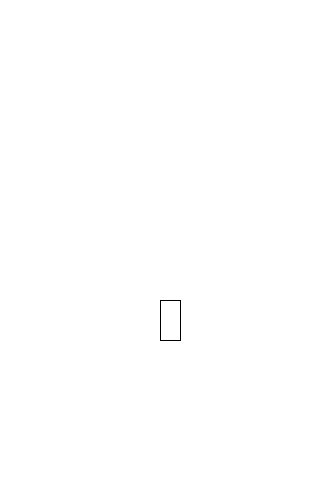
Frame 1 (no input)
Frame 60 (the mouse pressed at the canvas centre just before this capture): identical to frame 1, image omitted
Frame 120 (the mouse held since frame 60 and released just before this capture): identical to frame 1, image omitted

The Processing sketch that drew this single still picture (run headless with seeded random() and noise(); from frame 60 on, the mouse is pressed at the canvas centre):

// Processing sketch: space_inventors
// ── space_inventors.pde
void setup(){
  size(320,480);
}
float pBullet = 300;
float playerX = 160;
float bullitX = 160;
void draw(){
  background(255);
  rect(playerX+5,pBullet,10,20);
  rect(playerX,300,20,40);
  if (keyPressed){
   if (key == 'A' || key == 'a'){
    playerX=playerX-1;
  }
  if (key == 'D' || key == 'd'){
    playerX=playerX+1;
  }
  
  if(keyCode != ENTER){
    pBullet=310;
  }
 
  }
 // if (key == CODED && key == ENTER){
    pBullet=pBullet-10;
//  }
  
}

 
